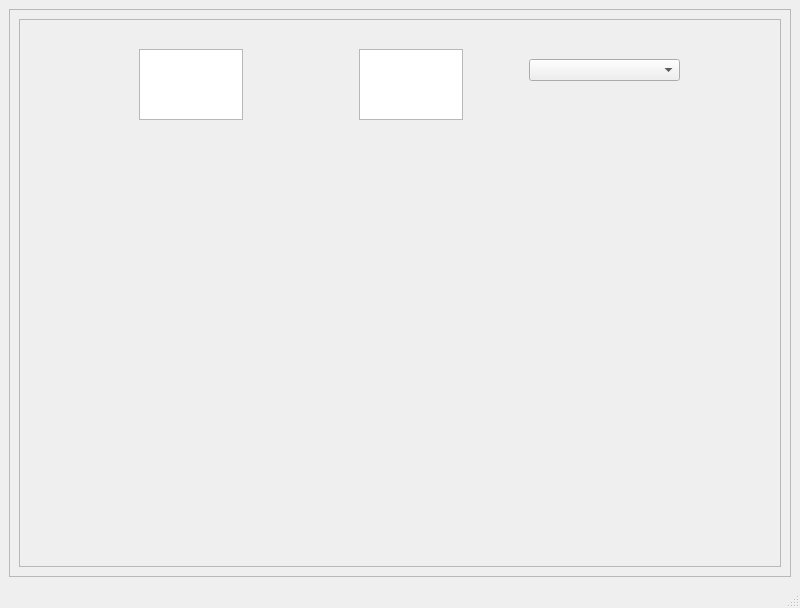
<?xml version="1.0" encoding="UTF-8"?>
<ui version="4.0">
 <class>MainWindow</class>
 <widget class="QMainWindow" name="MainWindow">
  <property name="geometry">
   <rect>
    <x>0</x>
    <y>0</y>
    <width>800</width>
    <height>608</height>
   </rect>
  </property>
  <property name="windowTitle">
   <string>MainWindow</string>
  </property>
  <widget class="QWidget" name="centralwidget">
   <layout class="QVBoxLayout" name="verticalLayout">
    <item>
     <widget class="QFrame" name="frame">
      <property name="frameShape">
       <enum>QFrame::StyledPanel</enum>
      </property>
      <property name="frameShadow">
       <enum>QFrame::Raised</enum>
      </property>
      <layout class="QVBoxLayout" name="verticalLayout_2">
       <item>
        <widget class="QFrame" name="frame_2">
         <property name="frameShape">
          <enum>QFrame::StyledPanel</enum>
         </property>
         <property name="frameShadow">
          <enum>QFrame::Raised</enum>
         </property>
         <widget class="QTextEdit" name="textEdit">
          <property name="geometry">
           <rect>
            <x>120</x>
            <y>30</y>
            <width>104</width>
            <height>71</height>
           </rect>
          </property>
         </widget>
         <widget class="QPlainTextEdit" name="plainTextEdit">
          <property name="geometry">
           <rect>
            <x>340</x>
            <y>30</y>
            <width>104</width>
            <height>71</height>
           </rect>
          </property>
         </widget>
         <widget class="QComboBox" name="comboBox">
          <property name="geometry">
           <rect>
            <x>510</x>
            <y>40</y>
            <width>151</width>
            <height>22</height>
           </rect>
          </property>
         </widget>
        </widget>
       </item>
      </layout>
     </widget>
    </item>
   </layout>
  </widget>
  <widget class="QMenuBar" name="menubar">
   <property name="geometry">
    <rect>
     <x>0</x>
     <y>0</y>
     <width>800</width>
     <height>21</height>
    </rect>
   </property>
  </widget>
  <widget class="QStatusBar" name="statusbar"/>
 </widget>
 <resources/>
 <connections/>
</ui>
